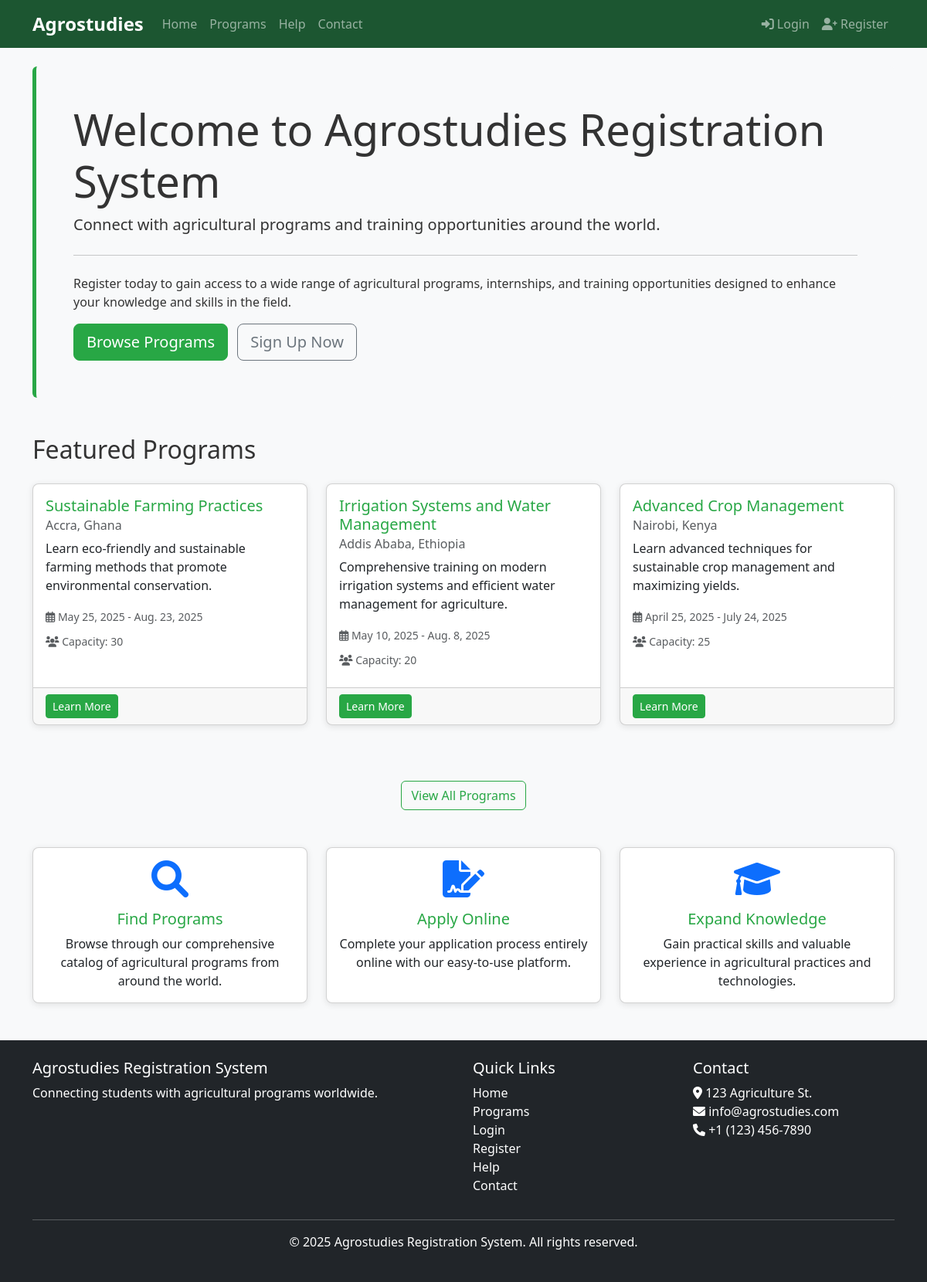
The app's page /, older data.
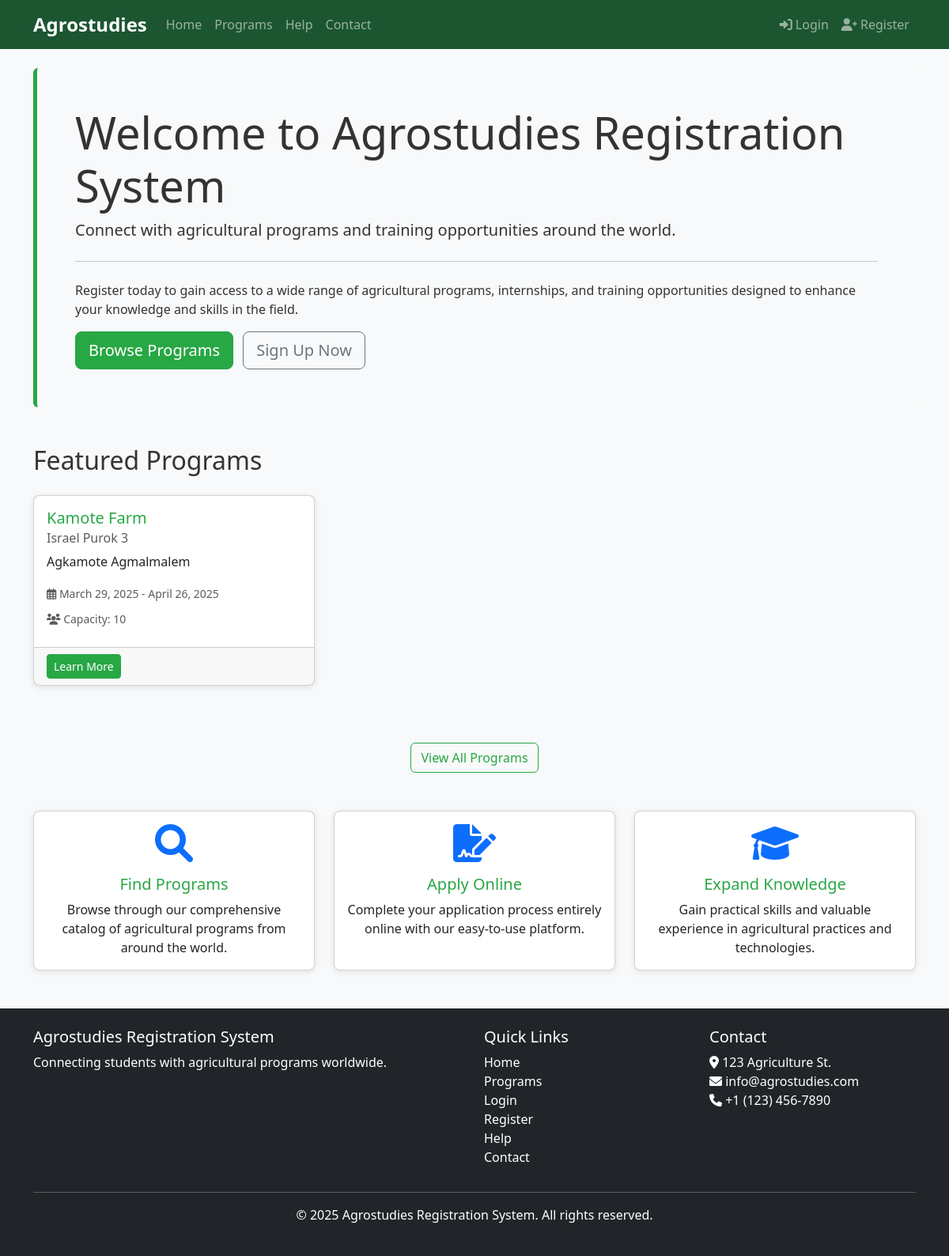
The same page, newer data.
### core/models.py (models this page shows, shortened)
class AgricultureProgram(models.Model):
    title = models.CharField(max_length=200)
    description = models.TextField()
    start_date = models.DateField()
    end_date = models.DateField()
    location = models.CharField(max_length=100)
    capacity = models.PositiveIntegerField()
    created_at = models.DateTimeField(auto_now_add=True)
    updated_at = models.DateTimeField(auto_now=True)

### core/views.py (the view)
# urls.py: path('', views.index, name='index'),
def index(request):
    programs = AgricultureProgram.objects.all().order_by('-start_date')[:5]
    return render(request, 'index.html', {'programs': programs})

### core/context_processors.py (called while the page is built)
def notification_count(request):
    if request.user.is_authenticated:
        unread_count = Notification.objects.filter(user=request.user, read=False).count()
        return {
            'unread_notifications_count': unread_count
        }
    return {
        'unread_notifications_count': 0
    }

### templates/index.html (shortened to what this page needs)
{% extends 'base.html' %}
{% block content %}
<div class="jumbotron bg-light p-5 rounded">
    <h1 class="display-4">Welcome to Agrostudies Registration System</h1>
    <p class="lead">
        Connect with agricultural programs and training opportunities around the world.
    </p>
    <hr class="my-4">
    <p>
        Register today to gain access to a wide range of agricultural programs, internships,
        and training opportunities designed to enhance your knowledge and skills in the field.
    </p>
    <a class="btn btn-primary btn-lg" href="{% url 'program_list' %}" role="button">
        Browse Programs
    </a>
    {% if not user.is_authenticated %}
    <a class="btn btn-outline-secondary btn-lg ms-2" href="{% url 'register' %}" role="button">
        Sign Up Now
    </a>
    {% endif %}
</div>
<div class="row mt-5">
    <div class="col-md-12">
        <h2 class="mb-4">Featured Programs</h2>
    </div>
</div>
<div class="row">
    {% for program in programs %}
    <div class="col-md-4 mb-4">
        <div class="card h-100">
            <div class="card-body">
                <h5 class="card-title">{{ program.title }}</h5>
                <h6 class="card-subtitle mb-2 text-muted">{{ program.location }}</h6>
                <p class="card-text">
                    {{ program.description|truncatewords:20 }}
                </p>
                <div class="mb-2">
                    <small class="text-muted">
                        <i class="far fa-calendar-alt"></i> {{ program.start_date }} - {{ program.end_date }}
                    </small>
                </div>
                <div class="mb-2">
                    <small class="text-muted">
                        <i class="fas fa-users"></i> Capacity: {{ program.capacity }}
                    </small>
                </div>
            </div>
            <div class="card-footer">
                <a href="{% url 'program_detail' program.id %}" class="btn btn-sm btn-primary">Learn More</a>
            </div>
        </div>
    </div>
    {% empty %}
    <div class="col-12">
        <div class="alert alert-info">
            No programs available at the moment. Please check back later.
        </div>
    </div>
    {% endfor %}
</div>
<div class="row mt-5">
    <div class="col-md-12 text-center">
        <a href="{% url 'program_list' %}" class="btn btn-outline-primary">
            View All Programs
        </a>
    </div>
</div>
<div class="row mt-5">
    <div class="col-md-4">
        <div class="card text-center h-100">
            <div class="card-body">
                <i class="fas fa-search fa-3x mb-3 text-primary"></i>
                <h5 class="card-title">Find Programs</h5>
                <p class="card-text">
                    Browse through our comprehensive catalog of agricultural programs from around the world.
                </p>
            </div>
        </div>
    </div>
    <div class="col-md-4">
        <div class="card text-center h-100">
            <div class="card-body">
                <i class="fas fa-file-signature fa-3x mb-3 text-primary"></i>
                <h5 class="card-title">Apply Online</h5>
                <p class="card-text">
                    Complete your application process entirely online with our easy-to-use platform.
                </p>
            </div>
        </div>
    </div>
    <div class="col-md-4">
        <div class="card text-center h-100">
            <div class="card-body">
                <i class="fas fa-graduation-cap fa-3x mb-3 text-primary"></i>
                <h5 class="card-title">Expand Knowledge</h5>
                <p class="card-text">
                    Gain practical skills and valuable experience in agricultural practices and technologies.
                </p>
            </div>
        </div>
    </div>
</div>
{% endblock %}

### templates/base.html (shortened to what this page needs)
<!DOCTYPE html>
<html lang="en">
<head>
    <link href="https://cdn.jsdelivr.net/npm/bootstrap@5.3.0/dist/css/bootstrap.min.css" rel="stylesheet">
    <link rel="stylesheet" href="https://cdnjs.cloudflare.com/ajax/libs/font-awesome/6.0.0/css/all.min.css">
    <link rel="stylesheet" href="/static/css/main.css">
</head>
<body>
    <nav class="navbar navbar-expand-lg navbar-dark bg-dark">
        <div class="container">
            <a class="navbar-brand" href="{% url 'index' %}">Agrostudies</a>
            <div class="collapse navbar-collapse" id="navbarNav">
                <ul class="navbar-nav me-auto">
                    <li class="nav-item">
                        <a class="nav-link" href="{% url 'index' %}">Home</a>
                    </li>
                    <li class="nav-item">
                        <a class="nav-link" href="{% url 'program_list' %}">Programs</a>
                    </li>
                    <li class="nav-item">
                        <a class="nav-link" href="{% url 'help' %}">Help</a>
                    </li>
                    <li class="nav-item">
                        <a class="nav-link" href="{% url 'contact' %}">Contact</a>
                    </li>
                </ul>
                <ul class="navbar-nav ms-auto">
                    {% if user.is_authenticated %}
                        <li class="nav-item">
                            <a class="nav-link" href="{% url 'notifications' %}">
                                <i class="fas fa-bell"></i>
                                {% if unread_notifications_count > 0 %}
                                    <span class="badge rounded-pill bg-danger">{{ unread_notifications_count }}</span>
                                {% endif %}
                            </a>
                        </li>
                        <li class="nav-item">
                            <a class="nav-link" href="{% url 'profile' %}">
                                <i class="fas fa-user"></i> {{ user.username }}
                            </a>
                        </li>
                        <li class="nav-item">
                            <a class="nav-link" href="{% url 'logout' %}">
                                <i class="fas fa-sign-out-alt"></i> Logout
                            </a>
                        </li>
                    {% else %}
                        <li class="nav-item">
                            <a class="nav-link" href="{% url 'login' %}">
                                <i class="fas fa-sign-in-alt"></i> Login
                            </a>
                        </li>
                        <li class="nav-item">
                            <a class="nav-link" href="{% url 'register' %}">
                                <i class="fas fa-user-plus"></i> Register
                            </a>
                        </li>
                    {% endif %}
                </ul>
            </div>
        </div>
    </nav>
    <main class="container my-4">
        {% block content %}{% endblock %}
    </main>
    <footer class="bg-dark text-white py-4 mt-5">
        <div class="container">
            <div class="row">
                <div class="col-md-6">
                    <h5>Agrostudies Registration System</h5>
                    <p>Connecting students with agricultural programs worldwide.</p>
                </div>
                <div class="col-md-3">
                    <h5>Quick Links</h5>
                    <ul class="list-unstyled">
                        <li><a href="{% url 'index' %}" class="text-white">Home</a></li>
                        <li><a href="{% url 'program_list' %}" class="text-white">Programs</a></li>
                        {% if user.is_authenticated %}
                            <li><a href="{% url 'profile' %}" class="text-white">My Profile</a></li>
                        {% else %}
                            <li><a href="{% url 'login' %}" class="text-white">Login</a></li>
                            <li><a href="{% url 'register' %}" class="text-white">Register</a></li>
                        {% endif %}
                        <li><a href="{% url 'help' %}" class="text-white">Help</a></li>
                        <li><a href="{% url 'contact' %}" class="text-white">Contact</a></li>
                    </ul>
                </div>
                <div class="col-md-3">
                    <h5>Contact</h5>
                    <address>
                        <i class="fas fa-map-marker-alt"></i> 123 Agriculture St.<br>
                        <i class="fas fa-envelope"></i> info@agrostudies.com<br>
                        <i class="fas fa-phone"></i> +1 (123) 456-7890
                    </address>
                </div>
            </div>
            <hr>
            <div class="text-center">
                <p>&copy; {% now "Y" %} Agrostudies Registration System. All rights reserved.</p>
            </div>
        </div>
    </footer>
</body>
</html>

### static/css/main.css (style rules this page uses)
body { font-family: 'Segoe UI', Tahoma, Geneva, Verdana, sans-serif; background-color: #f8f9fa; color: #333; }
a { color: #28a745; text-decoration: none; }
.btn-primary { background-color: #28a745; border-color: #28a745; }
.btn-outline-primary { color: #28a745; border-color: #28a745; }
.navbar-dark { background-color: #1c5631 !important; }
.navbar-brand { font-weight: bold; font-size: 1.5rem; }
.card { border-radius: 8px; box-shadow: 0 2px 8px rgba(0,0,0,0.1); transition: transform 0.3s ease; }
.card-title { color: #28a745; }
footer { background-color: #1c5631 !important; }
footer a { transition: opacity 0.2s ease; }
.jumbotron { background-color: #e9f9ef; border-left: 5px solid #28a745; }

Row changes from the older to the newer data that the page shows:
removed AgricultureProgram: title "Sustainable Farming Practices", location "Accra, Ghana", description "Learn eco-friendly and sustainable farming methods that promote environmental conservation.", start_date "May 25, 2025", end_date "Aug. 23, 2025", capacity "30"
removed AgricultureProgram: title "Irrigation Systems and Water Management", location "Addis Ababa, Ethiopia", description "Comprehensive training on modern irrigation systems and efficient water management for agriculture.", start_date "May 10, 2025", end_date "Aug. 8, 2025", capacity "20"
removed AgricultureProgram: title "Advanced Crop Management", location "Nairobi, Kenya", description "Learn advanced techniques for sustainable crop management and maximizing yields.", start_date "April 25, 2025", end_date "July 24, 2025", capacity "25"
added AgricultureProgram: title "Kamote Farm", location "Israel Purok 3", description "Agkamote Agmalmalem", start_date "March 29, 2025", end_date "April 26, 2025", capacity "10"
